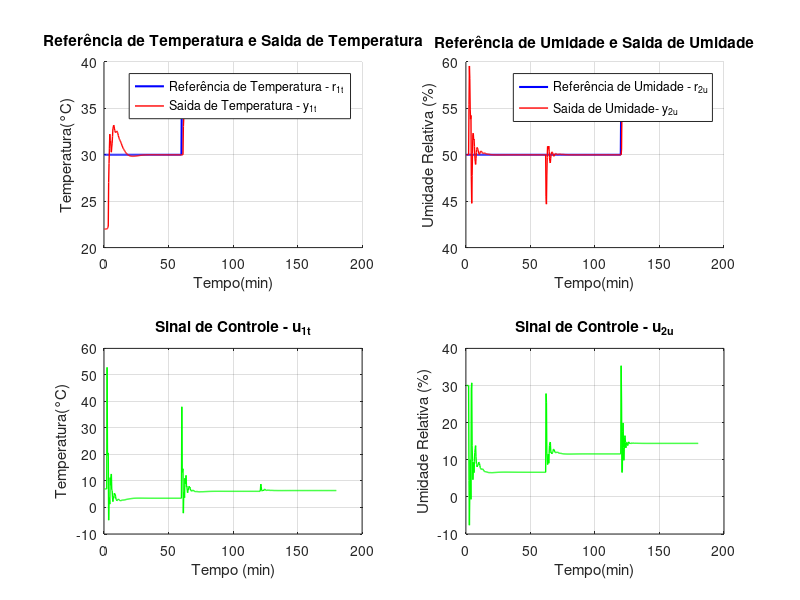

This figure's MATLAB source: (Note: this script raises an error after producing the figure.)
% ----- SCRIPT -  ITEM B - CTRLLER PID MÉTODO SEQUENCIAL DESCENTRALIZADO -----

%--------------------------------------------------------------------------

clear all;
close all;

qtde_amostras = 600;
T_amost = 18;


%% INICIALIZAÇÕES
u_1t = zeros(1, qtde_amostras);
u_2u = zeros(1, qtde_amostras);
y_11t = zeros(1, qtde_amostras);
y_12u = zeros(1, qtde_amostras);
y_21t = zeros(1, qtde_amostras);
y_22u = zeros(1, qtde_amostras);
y_1t = zeros(1, qtde_amostras);
y_2u = zeros(1, qtde_amostras);
erro1 = zeros(1, qtde_amostras);
erro2 = zeros(1, qtde_amostras);
tempo = zeros(1, qtde_amostras);
r_1t = zeros(1, qtde_amostras);
r_2u = zeros(1, qtde_amostras);
dt = 15;
du = 20;
% Condições iniciais
y_1_inicial = 22;
y_2_inicial = 50;
for k = 1:7
    tempo(k) = k*T_amost;
     % As entradas são os setpoints de referência.
    u_1t(k) = 22 - dt;
    u_2u(k) = 50 - du;
    
    % As saídas do sistema inicializadas com os mesmos
    % valores das entradas para simular as condições iniciais.
    y_1t(k) = y_1_inicial;
    y_2u(k) = y_2_inicial;
    
    % Inicialização do vetor de tempo e erro. Com a saída = entrada,
    % o erro inicial é zero, como esperado para um estado de equilíbrio.
    tempo(k) = k*T_amost;
    erro1(k) = 0;%u_1t(k) - y_1mft(k);
    erro2(k) = 0;%u_2u(k) - y_2mfu(k);
end


%------------------------------------------------------------------------
% Controladores PID pelo Método de Astrom
%------------------------------------------------------------------------
%% FIXANDO PARAMETROS DOS CONTROLADORES
%Controlador da malha 1 - TEMPERATURA
Kp1 = 1.3961;
Kd1 = 76.2931;
Ki1 = 0.0064;

g0_1 = Kp1  + Kd1 / T_amost + (T_amost *Ki1);
g1_1 = -Kp1 - 2 * (Kd1 / T_amost);
g2_1 = Kd1/ T_amost;

% Controlador da malha 2 - UMIDADE
Kp2 = 2.1525;
Kd2 = 36.4522;
Ki2 = 0.0318;

g0_2 = Kp2  + Kd2 / T_amost + (T_amost *Ki2);
g1_2 = -Kp2 - 2 * (Kd2 / T_amost);
g2_2 = Kd2 / T_amost;

%% INICIALIZANDO PATAM,ARES
%definindo patamares da entrada 1
r_1t(1:qtde_amostras / 3) = 30;
r_1t(qtde_amostras /3+1:2*qtde_amostras/3) = 36;
r_1t(2*qtde_amostras/3+1:qtde_amostras) = 36;
%definindo patamares da entrada 2
r_2u(1:qtde_amostras / 3) = 50;
r_2u(qtde_amostras /3+1:2*qtde_amostras/3) = 50;
r_2u(2*qtde_amostras/3+1:qtde_amostras) = 55;

%% LOOP DE CONTROLE
for k = 8:qtde_amostras
    y_11t(k) = 0.9678 * y_11t(k-1) + 0.08796 * u_1t(k-4) + 0.00509 * u_1t(k-5);
    y_12u(k) = 0.9331 * y_12u(k-1) - 0.003556 * u_2u(k-3) - 0.01718 * u_2u(k-4);
    y_21t(k) = 0.9676 * y_21t(k-1) - 0.1294 * u_1t(k-6) - 0.007485 * u_1t(k-7);
    y_22u(k) = 0.9048 * y_22u(k-1) + 0.02455 * u_2u(k-1) + 0.1869 * u_2u(k-2);

    %Saídas do processo
    y_1t(k) = y_11t(k) + y_12u(k) +y_1_inicial;
    y_2u(k) = y_21t(k) + y_22u(k) + y_2_inicial;
    %calculo do erro em cada malha
    erro1(k) = r_1t(k) - y_1t(k);
    erro2(k) = r_2u(k) - y_2u(k);
    %calculo do sinal de controle para correção do erro
    u_1t(k) = u_1t(k-1) + g0_1 * erro1(k) + g1_1 * erro1(k-1) + g2_1 * erro1(k-2);
    u_2u(k) = u_2u(k-1) + g0_2 * erro2(k) + g1_2 * erro2(k-1) + g2_2 * erro2(k-2);

    tempo(k) = k * T_amost;
end
minLength = min(length(tempo), length(r_2u));
%% PLOTAGEM DE GRÁFICOS
% Subplot para r_1, y_1 e u_1
figure(2);
subplot(2,2,1)
hold on
plot(tempo/60, r_1t, 'b', 'LineWidth', 1.5);
plot(tempo/60, y_1t, 'r', 'LineWidth', 1);
ylabel('Temperatura(°C)');
xlabel('Tempo(min)');
title('Referência de Temperatura e Saida de Temperatura');
legend('Referência de Temperatura - r_{1t}', 'Saida de Temperatura - y_{1t}');
hold off
grid on


subplot(2,2,3)
plot(tempo/60, u_1t, 'g', 'LineWidth', 1);
xlabel('Tempo (min)');
ylabel('Temperatura(°C)');
title('Sinal de Controle - u_{1t}')
grid on

subplot(2,2,2)
hold on
plot(tempo/60, r_2u, 'b', 'LineWidth', 1.5);
plot(tempo/60, y_2u, 'r', 'LineWidth', 1);
ylabel('Umidade Relativa (%)');
xlabel('Tempo(min)');
title('Referência de Umidade e Saida de Umidade');
legend('Referência de Umidade - r_{2u}', 'Saida de Umidade- y_{2u}');
hold off
grid on

subplot(2,2,4)
plot(tempo/60, u_2u, 'g', 'LineWidth', 1);
xlabel('Tempo(min)')
ylabel('Umidade Relativa (%)')
title('Sinal de Controle - u_{2u}')
grid on

% ==== SALVAR DADOS EM PLANILHA ====
T = table(tempo(:), r_1t(:), r_2u(:), y_1t(:), y_2u(:), u_1t(:), u_2u(:), erro1(:), erro2(:), ...
    'VariableNames', {'Tempo','Referencia_Temperatura', 'Referencia_Umidade','Saida_Temperatura', 'Saida_Umidade', 'Sinal_Controle_Temperatura', 'Sinal_Controle_Umidade','Erro_Temperatura', 'Erro_Umidade'});

filename = 'dados_PID_astrom_incubadora.csv';
writetable(T, filename);
disp(['Dados salvos em: ' filename]);

% ==== LER DADOS DA PLANILHA ====
T_lida = readtable(filename);

disp('Primeiras linhas dos dados lidos:');
disp(head(T_lida));

% Se quiser usar as variáveis separadas:
Tempo = T_lida.Tempo;
r_1t = T_lida.Referencia_Temperatura;
r_2u = T_lida.Referencia_Umidade;
y_1t = T_lida.Saida_Temperatura;
y_2u = T_lida.Saida_Umidade;
u_1t = T_lida.Sinal_Controle_Temperatura;
u_2u = T_lida.Sinal_Controle_Umidade;
erro1 = T_lida.Erro_Temperatura;
erro2 = T_lida.Erro_Umidade;
